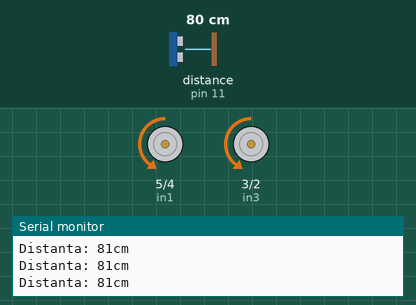
Simulated run of this sketch. Board: Arduino Uno, built with avr-gcc and run on an emulated ATmega328P. On the bench: motor-driver pin pairs drawn as motors (green arrow = first pin HIGH = forward, orange = second pin HIGH = backward, longer = more drive, scaled by the enable pin), the last lines printed to the serial monitor. The inputs (shaded band) are chosen by the test bench; at power-on: distance to the obstacle (sensor on pin 11) 80 cm. The echo pulse lasts 58.3 µs per cm.

Above: at 1.2 s.
1.3 s: distance to the obstacle (sensor on pin 11) set to 40 cm
2.8 s: distance to the obstacle (sensor on pin 11) set to 33 cm
At 3.8 s:
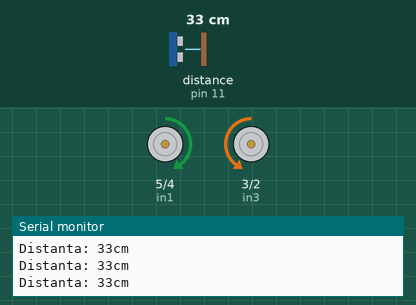
4.3 s: distance to the obstacle (sensor on pin 11) set to 120 cm
At 5.5 s:
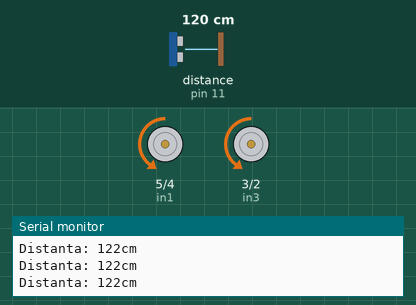
5.8 s: distance to the obstacle (sensor on pin 11) set to 2 cm
At 6.8 s:
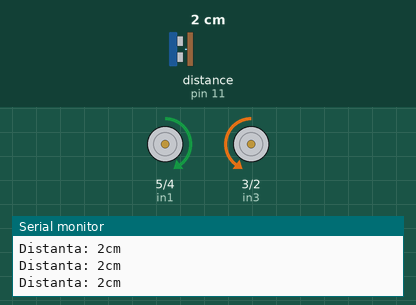
Timing chart, 0 to 8.3 s (numbered marks = the images above; inputs shaded):
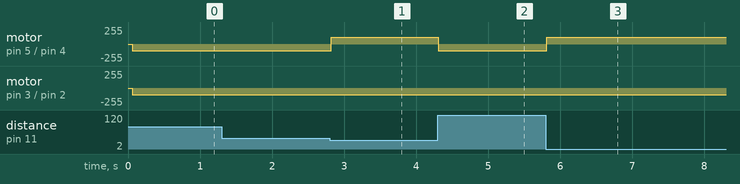

The sketch:

spark.ino
```cpp
#include <NewPing.h>                   //adauga libraria "NewPing" ( libraria senzorului ) in program ;
#define trig 12                        // defineste PIN-ul 12 sub denumriea de "trig";
#define echo 11                        // defineste PIN-ul 11 sub denumriea de "echo";
#define maxd 250                       // defineste distanta maxima ce va fi detectata de senzor;
int uS;                                // initializeaza variabila "uS";
float i=uS;
/* motorul A */
int enA = 9;                           // motor A; initializeaza "enA" ca fiind PIN-ul 9;
int in1 = 5;                           // initializeaza "in1" ca fiind PIN-ul 5;
int in2 = 4;                           // initializeaza "in2" ca fiind PIN-ul 4;
/* motorul B */
int enB = 6;                           // motor B; initializeaza "enB" ca fiind PIN-ul 6;
int in3 = 3;                           // initializeaza "in3" ca fiind PIN-ul 3;
int in4 = 2;                           // initializeaza "in4" ca fiind PIN-ul 2;
int ledverde = 13;                     // initializeaza "ledverde" ca fiind PIN-ul 13;
int ledrosu = 10;                       // initializeaza "ledrosu" ca fiind PIN-ul 7;
NewPing sonar(trig, echo, maxd);       // defineste PIN-urile conectate la senzor;


void setup(){                          // seteaza toate PIN-urile motorului ca iesire (OUTPUT);
  pinMode(enA, OUTPUT);
  pinMode(enB, OUTPUT);
  pinMode(in1, OUTPUT);
  pinMode(in2, OUTPUT);
  pinMode(in3, OUTPUT);
  pinMode(in4, OUTPUT);
  Serial.begin(115200);}               // selecteaza canalul 115200 pentru " Serial Monitor" ;


void loop(){                            // tot ce este in interiorul "loop()" se va repeta la infinit;
  delay(50);                         // intarzie repetarea programului;
  unsigned int uS = sonar.ping_cm();   // initializeaza uS ca "sonar.ping_cm()" , "ping_cm()" transforma din inchi in centimetri;
  Serial.print("Distanta: ");          // afiseaza in Serial Monitor " Distanta: " ;                            /*
  Serial.print(uS );                   // afiseaza valoarea lui "uS" ;                                                  In Serial Monitor se va afisa " Distanta: x cm"
  Serial.println("cm");                // afiseaza in Serial Monitor "cm" ;                                                                                                  */

      if(uS>35)                              // daca  distanta dintre senzor si obstacol e mai mare de 50 ;
       {digitalWrite(in1, LOW);              // motorul A va merge in fata;
        digitalWrite(in2, HIGH);
        analogWrite(enA,100);               // seteaza viteza 100 din raza posibila 0~255;
        digitalWrite(in3, LOW);             // motorul B va merge in fata;
        digitalWrite(in4, HIGH);
        analogWrite(enB, 100);}              // seteaza viteza 100 din raza posibila 0~255;

        else{                                // altfel;  Asta va face ca robotul sa isi schimbe directia de mers;
                                             // motorul A va merge in fata;
          digitalWrite(in1, HIGH);
          digitalWrite(in2, LOW);
          analogWrite(enA, 100);             // seteaza viteza 100 din raza posibila 0~255;

          digitalWrite(in3, LOW);
          digitalWrite(in4, HIGH);
          analogWrite(enB, 100);}            // seteaza viteza 100 din raza posibila 0~255;


      if(uS>35){                            // daca  distanta dintre senzor si obstacol este mai mare de 50;
        digitalWrite(ledverde,HIGH);        // ledul verde se va aprinde;
        digitalWrite(ledrosu,LOW);}         // ledul rosu va sta stins;

        else{                               // in caz contrar:
          digitalWrite(ledrosu,HIGH);       // ledul rosu va fi aprins;
          digitalWrite(ledverde,LOW);}      // ledul verde va fi stins;
}
```

Measured:
- the behaviour switches between 36 and 35 cm on distance to the obstacle (sensor on pin 11) (found by bisection; images 0 and 1)
- after the input at 2.8 s, motor on pin 5 (in1) / pin 4 (in2): backward 100/255 → forward 100/255 at once
- after the input at 4.3 s, motor on pin 5 (in1) / pin 4 (in2): forward 100/255 → backward 100/255 at once
- after the input at 5.8 s, motor on pin 5 (in1) / pin 4 (in2): backward 100/255 → forward 100/255 at once
